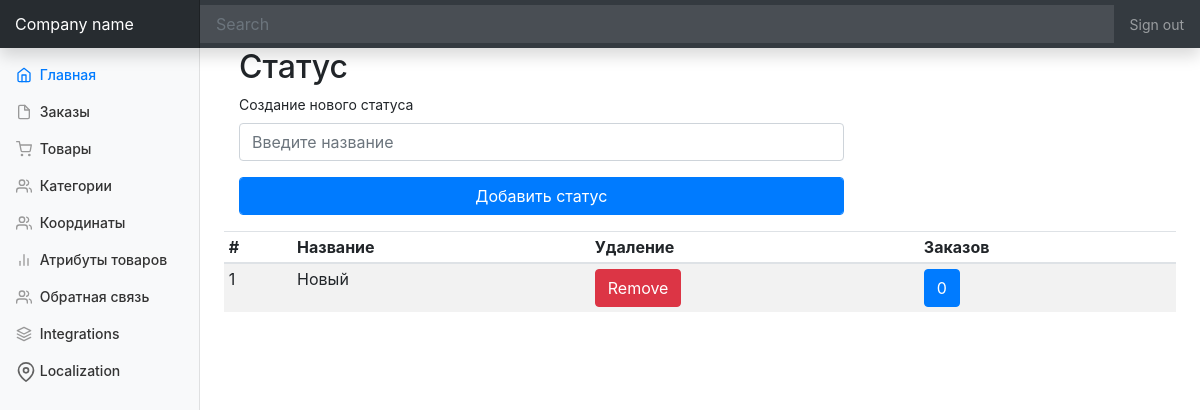
/index.php?ctrl=Order&act=statuses, run on an earlier commit of the app's database.
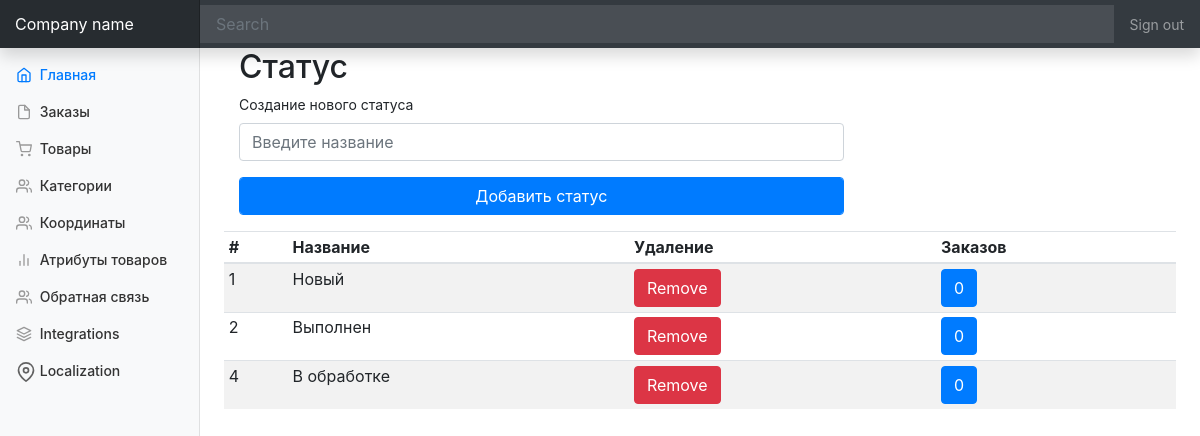
And on a later commit of the database.
### tables this page shows
CREATE TABLE IF NOT EXISTS `orderstatuses` (
  `statusID` int(11) NOT NULL AUTO_INCREMENT,
  `statusTitle` varchar(50) NOT NULL,
  PRIMARY KEY (`statusID`)
);

### controllers/panel/MainController.php (called while the page is built, shortened)
<?php
class MainController extends BaseController {
    public function start(  ){
        $controller = $this->request->getGetValue('ctrl');
        $action = $this->request->getGetValue('act');
        $controllerClass = "controllers\\panel\\{$controller}Controller";
        if(class_exists($controllerClass)){
            $controllerInstance = new $controllerClass();
        }
        if(method_exists($controllerClass, "{$action}Action")){
            $viewToInclude = $controllerInstance->{"{$action}Action"}();
        }
        else{
            $controller = "Home";
            $action = "index";
            $controllerClass = "controllers\\panel\\{$controller}Controller";
            $controllerInstance = new $controllerClass();
            $viewToInclude = $controllerInstance->{"{$action}Action"}();
        }
        $this->view = $controllerInstance->view;
        include_once "views/Default/header.php";
        include_once "views/$controller/$viewToInclude.php";
    }
}

### index.php (called while the page is built, shortened)
<?php
$app = new MainController();
$app->start();

### controllers/panel/BaseController.php (called while the page is built, shortened)
<?php
class BaseController{
    public function __construct(){
        $this->view = new View();
    }
}

### utils/View.php (called while the page is built, shortened)
<?php
class View{
    private $storage = [];
    public function __get($name){
        if(isset($this->storage[$name])){
            return $this->storage[$name];
        }
        return null;
    }
    public function __set($name, $value){
        $this->storage[$name] = $value;
    }
}

### models/Order/OrderStatus.php (called while the page is built, shortened)
<?php
class OrderStatus{
    public static function GetOrderStatusesList( $limit = 10 , $offset = 0){
        $stm = MySQL::$db->prepare("
            SELECT * FROM orderstatuses
            LIMIT $offset, $limit ");
        $stm->execute();
        $statuses = $stm->fetchAll(\PDO::FETCH_OBJ);
        return $statuses;
    }
}

### controllers/panel/OrderController.php (called while the page is built, shortened)
<?php
class OrderController extends BaseController {
    public function statusesAction(  ){
        $statuses = OrderStatus::GetOrderStatusesList(100,0);
        return 'statuses-list';
    }
}

### views/Order/statuses-list.php (the view, shortened to what this page needs)
<main role="main" class="col-md-9 ml-sm-auto col-lg-10 px-4">
    <h2 class="col-8">Статус</h2>
    <form class="col-8">
        <form>
            <div class="form-group">
                <label for="newStatusTitle">Создание нового статуса</label>
                <input id="newStatusTitle" class="form-control" placeholder="Введите название">
            </div>
            <div class="form-group">
                <div id="AddNewStatus" class="btn btn-primary form-control">Добавить статус</div>
            </div>
        </form>
    </form>
    <div class="table-responsive">
        <table class="table table-striped table-sm">
            <thead>
            <tr>
                <th>#</th>
                <th>Название</th>
                <th>Удаление</th>
                <th>Заказов</th>
            </tr>
            </thead>
            <tbody>
            <?php foreach ( $this->view->statuses as $status ) { ?>
                <tr data-status-id="<?= $status->statusID ?>">
                    <td><?= $status->statusID  ?></td>
                    <td><?= $status->statusTitle ?></td>
                    <td><button data-status-id="<?=  $status->statusID  ?>" class="btn btn-danger" >Remove</button></td>
                    <td><a class="btn btn-primary" href="?ctrl=Order&act=categoryAndProducts&categoryID=<?= $status->statusID ?>">0</a></td>
                </tr>
            <?php } ?>
            </tbody>
        </table>
    </div>
</main>
</div>
</div>

### views/Default/header.php (shortened to what this page needs)
<html>
    <head>
        <link rel="stylesheet" href="bower_components/bootstrap/dist/css/bootstrap.css" />
        <link rel="stylesheet" href="assets/css/styles.css" />
    </head>
<body>
<nav class="navbar navbar-dark fixed-top bg-dark flex-md-nowrap p-0 shadow">
    <a class="navbar-brand col-sm-3 col-md-2 mr-0" href="#">Company name</a>
    <input class="form-control form-control-dark w-100" type="text" placeholder="Search" aria-label="Search">
    <ul class="navbar-nav px-3">
        <li class="nav-item text-nowrap">
            <a class="nav-link" href="#">Sign out</a>
        </li>
    </ul>
</nav>
<div class="container-fluid">
    <div class="row">
        <nav class="col-md-2 d-none d-md-block bg-light sidebar">
            <div class="sidebar-sticky">
                <ul class="nav flex-column">
                    <li class="nav-item">
                        <a class="nav-link active" href="index.php?ctrl=Home&act=index">
                            Главная <span class="sr-only">(current)</span>
                        </a>
                    </li>
                    <li class="nav-item">
                        <a class="nav-link" href="index.php?ctrl=Order&act=ordersList">
                            Заказы
                        </a>
                    </li>
                    <li class="nav-item">
                        <a class="nav-link" href="?ctrl=Product&act=productsList">
                            Товары
                        </a>
                    </li>
                    <li class="nav-item">
                        <a class="nav-link" href="index.php?ctrl=Category&act=categoriesList">
                            Категории
                        </a>
                    </li>
                    <li class="nav-item">
                        <a class="nav-link" href="index.php?ctrl=Coordinates&act=coordinatesList">
                            Координаты
                        </a>
                    </li>
                    <li class="nav-item">
                        <a class="nav-link" href="?ctrl=Product&act=attributesList">
                            Атрибуты товаров
                        </a>
                    </li>
                    <li class="nav-item">
                        <a class="nav-link" href="index.php?ctrl=Feedback&act=feedbackList">
                            Обратная связь
                        </a>
                    </li>
                    <li class="nav-item">
                        <a class="nav-link" href="#">
                            Integrations
                        </a>
                    </li>
                    <li class="nav-item">
                        <a class="nav-link collapsed" href="#submenu1" data-toggle="collapse" data-target="#submenu1">
                            Localization</a>
        </nav>

### assets/css/styles.css (style rules this page uses)
body { font-size: .875rem; }
.feather { width: 16px; height: 16px; vertical-align: text-bottom; }
.sidebar { position: fixed; top: 0; bottom: 0; left: 0; z-index: 100; padding: 48px 0 0; box-shadow: inset -1px 0 0 rgba(0, 0, 0, .1); }
.sidebar-sticky { position: relative; top: 0; height: calc(100vh - 48px); padding-top: .5rem; overflow-x: hidden; overflow-y: auto; }
.sidebar .nav-link { font-weight: 500; color: #333; }
.sidebar .nav-link .feather { margin-right: 4px; color: #999; }
.sidebar .nav-link.active { color: #007bff; }
.sidebar .nav-link:hover .feather, .sidebar .nav-link.active .feather { color: inherit; }
[role="main"] { padding-top: 48px; }
.navbar-brand { padding-top: .75rem; padding-bottom: .75rem; font-size: 1rem; background-color: rgba(0, 0, 0, .25); box-shadow: inset -1px 0 0 rgba(0, 0, 0, .25); }
.navbar .form-control { padding: .75rem 1rem; border-width: 0; border-radius: 0; }
.form-control-dark { color: #fff; background-color: rgba(255, 255, 255, .1); border-color: rgba(255, 255, 255, .1); }

What changed in the data, as far as the page shows it:
added orderstatuses: statusID "2", statusTitle "Выполнен"
added orderstatuses: statusID "4", statusTitle "В обработке"
